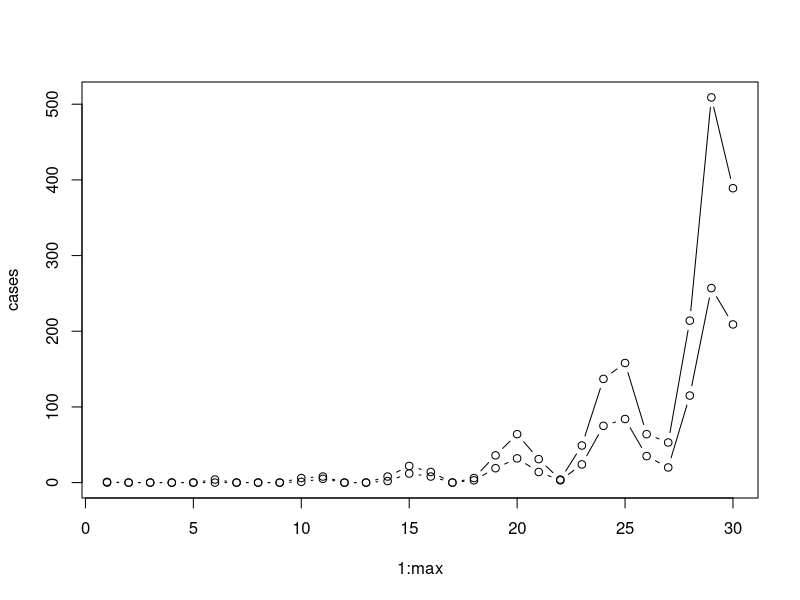

Source code (R):
max=30
seed = 903
trans = c(0, 0, 0, 1, 2)
p_obs = 0.5

set.seed(seed)

cases = numeric()
cases[1]=1

for(day in 2:max){
	cases[day] = 0
	for(prev in 1:(day-1)){
		if(length(trans)>=(day-prev)){
			cases[day] = cases[day] + rpois(n=1, cases[prev]*trans[day-prev])
		}
	}
}

obs = rbinom(length(cases), cases, p_obs)
sim <- data.frame(cases=cases, obs=obs)

plot(1:max, cases, type = "both")
lines(1:max, obs, type = "both")

#rdsave(sim)
